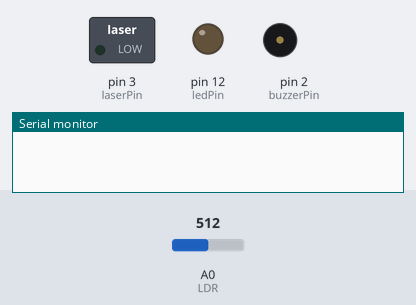
Simulated run of this sketch. Board: Arduino Uno, built with avr-gcc and run on an emulated ATmega328P. Shown: switched loads named in the sketch (green lamp = pin HIGH), output pins drawn as LEDs (lit = HIGH), buzzer (waves = sounding), the last lines printed to the serial monitor. Dashed ring = blinking. Inputs (shaded band) come from the test bench; at power-on: A0 (LDR) = 512.

Above: at 1.2 s.
1.3 s: A0 (LDR) set to 691
2.8 s: A0 (LDR) set to 717
At 3.2 s:
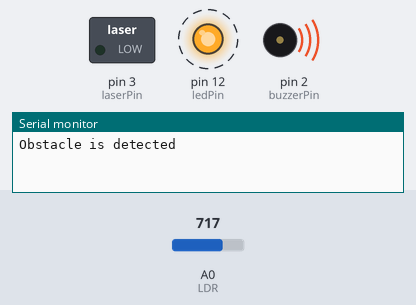
Timing chart, 0 to 11.8 s (numbered marks = the images above; inputs shaded):
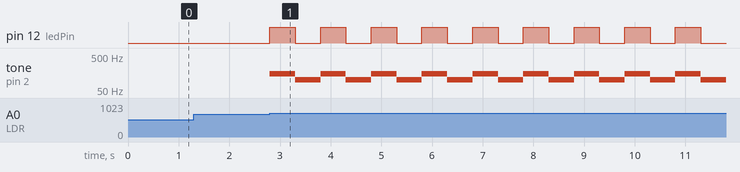

Measured:
- the behaviour switches between 700 and 701 on A0 (LDR) (found by bisection; images 0 and 1)
- after the input at 1.3 s, every drawn part: stays the same
- after the input at 2.8 s, pin 12 (ledPin): alternates HIGH for 0.50 s and LOW for 0.50 s, starting at once; tone on pin 2 (buzzerPin): alternates 150 Hz for 0.50 s and 100 Hz for 0.50 s, starting at once

The sketch:

laser_security.ino
```cpp
//Ex: Laser security alarm
//Created by JIN-WOO KIM
//This exercise shows when an object detect between the laser diode and the LDR, the buzzer alarm will turn on.
//If you want to stop or reset the alarm, add a button or touch switch to turn off the alarm.

const int laserPin = 3;
const int LDR = A0;
int buzzerPin = 2;
int ledPin = 12;
int highRange = 700;

void setup() {
  pinMode(LDR, INPUT); // Define the IR receiver as input
  pinMode(laserPin, OUTPUT);  // Define the laser as output
  pinMode(buzzerPin, OUTPUT); // Define the buzzer as output
  pinMode(ledPin, OUTPUT); // Define the led as output
  Serial.begin(9600);
}

void loop() {
  int sensorValue = analogRead(LDR);
  if (sensorValue < 500) // The range is between 380 to 980
  { Serial.println(sensorValue);
    Serial.println("No Obstacle");
    noTone(buzzerPin);
    digitalWrite(ledPin, LOW);
    delay(100);
  }
  if (sensorValue > 500) {
    for (int i = highRange; i < sensorValue; i++) {
      alarmON();
    }
  }
}
void alarmON() {
  Serial.println("Obstacle is detected");
  tone(buzzerPin, 150);
  digitalWrite(ledPin, HIGH);
  delay(500);
  digitalWrite(ledPin, LOW);
  tone(buzzerPin, 100);
  delay(500);
}
```
